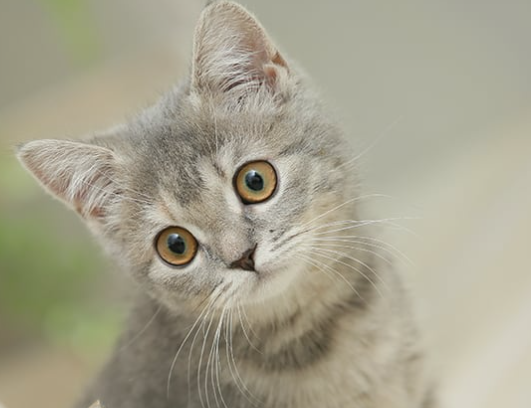
#> input picture ver2/img/_src/cat-kitten.png, 531 x 408 px; its folder holds 3 pictures in this run
$ python crop-photos.py
#> lines starting #> are read from the running program, lines starting #| are printed output that depends on the picture; after the words box and inside, x2 and y2 are one past the last pixel; in counts of white or black regions, pixels touching at a corner belong together
"""
ねこ写真の切り抜きスクリプト。

    cd ver2 && python build/crop-photos.py

img/_src/*.png（元画像）から、サイトで使う img/*.jpg を生成する。
顔の位置がずれたときは HEADS の座標だけ直して、これを流し直せばよい。

必要なもの: Pillow
"""
from pathlib import Path
from PIL import Image, ImageDraw, ImageFilter

SRC = Path(__file__).resolve().parent.parent / 'img' / '_src'
OUT = Path(__file__).resolve().parent.parent / 'img'

# 元画像における顔（耳を含む頭部）の範囲と、正方形の中で頭部が占める割合。
#   (left, top, right, bottom, frac)
#   frac を小さくすると引きに、大きくすると寄りになる。
#   耳が円からはみ出すときは frac を下げる。
HEADS = {
    'cat-kitten': (55, 15, 345, 340, 0.84),   # 首をかしげた子ねこ
    'cat-silver': (58, 35, 322, 315, 0.66),   # シルバータビー（耳が外側にあるので引き気味）
}

TARGET = 480      # 出力する正方形の一辺
FEATHER = 40      # 元画像の縁をぼかす幅（背景の継ぎ目を消す）
BLUR = 30         # 背景に敷くぼかしの強さ
QUALITY = 88


def face_square(name: str, head: tuple[int, int, int, int, float]) -> None:
    """顔を中心にした正方形を作る。元画像が足りない部分は、
    同じ写真をぼかしたもので埋めて、縁を羽根ぼかしでなじませる。"""
#> called with name = 'cat-kitten', head = (55, 15, 345, 340, 0.84)
    im = Image.open(SRC / f'{name}.png').convert('RGB')
    hx0, hy0, hx1, hy1, frac = head
    scale = TARGET * frac / max(hx1 - hx0, hy1 - hy0)

    w, h = round(im.width * scale), round(im.height * scale)
#> w = 659; h = 506
    front = im.resize((w, h), Image.LANCZOS)
    ox = round(TARGET / 2 - (hx0 + hx1) / 2 * scale)
    oy = round(TARGET / 2 - (hy0 + hy1) / 2 * scale)

    # 背景: 元画像を大きめに拡大してぼかす（色が自然につながる）
    r = max(TARGET / im.width, TARGET / im.height) * 1.6
#> r = 1.88
    bw, bh = round(im.width * r), round(im.height * r)
#> bw = 1000; bh = 768
    back = im.resize((bw, bh), Image.LANCZOS)
    l, t = (bw - TARGET) // 2, (bh - TARGET) // 2
#> l = 260; t = 144
    back = back.crop((l, t, l + TARGET, t + TARGET)).filter(ImageFilter.GaussianBlur(BLUR))
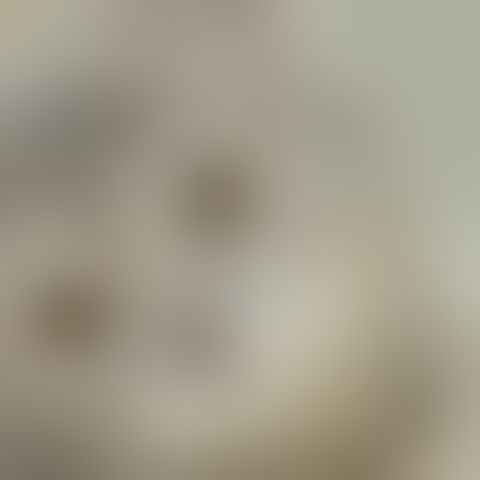
#> back: PIL image 480x480 RGB; mean R, G, B 161.4, 155.1, 138.3

    mask = Image.new('L', (w, h), 0)
#> mask: PIL image 659x506 L; every value is 0
    ImageDraw.Draw(mask).rectangle((FEATHER, FEATHER, w - FEATHER, h - FEATHER), fill=255)
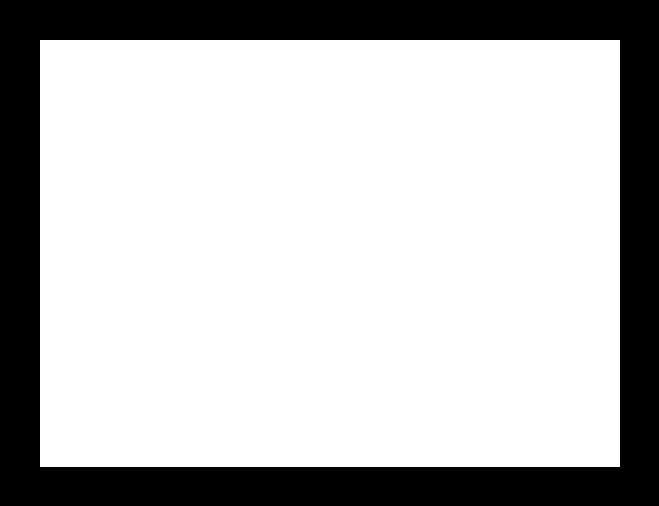
#> mask: PIL image 659x506 L; 74.3% white; 1 black region, box (x1, y1, x2, y2) and area: (0, 0, 659, 506) 85794
    back.paste(front, (ox, oy), mask.filter(ImageFilter.GaussianBlur(FEATHER * 0.55)))
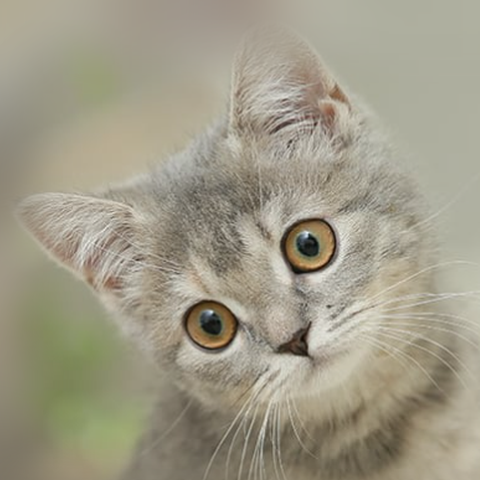
#> back: PIL image 480x480 RGB; mean R, G, B 159.6, 154.5, 135.5

    dst = OUT / f'{name}.jpg'
    back.save(dst, 'JPEG', quality=QUALITY, optimize=True, progressive=True)
    print(f'{dst.name}  {TARGET}x{TARGET}  scale={scale:.3f}  offset=({ox}, {oy})')


def passthrough(name: str) -> None:
    """切り抜かず、JPEGに変換するだけ（横長の写真バンド用）。"""
    im = Image.open(SRC / f'{name}.png').convert('RGB')
    dst = OUT / f'{name}.jpg'
    im.save(dst, 'JPEG', quality=QUALITY, optimize=True, progressive=True)
    print(f'{dst.name}  {im.width}x{im.height}')


if __name__ == '__main__':
    for name, head in HEADS.items():
        face_square(name, head)
#> pass 2 of the loop `for name, head in HEADS.items():`:
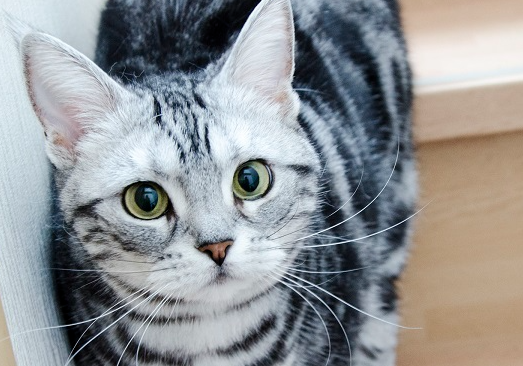
#> input picture ver2/img/_src/cat-silver.png, 523 x 366 px
#> front: PIL image 592x414 RGB
#> in face_square (call 2), `ImageDraw.Draw(mask).rectangle((FEATHER, FEATHER, w - FEATHER, h - FEA..`:
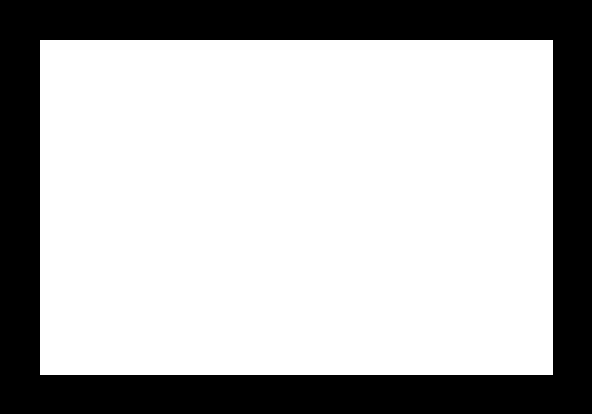
#> mask: PIL image 592x414 L; 70.1% white; 1 black region, box (x1, y1, x2, y2) and area: (0, 0, 592, 414) 73233
#> in face_square (call 2), `back.paste(front, (ox, oy), mask.filter(ImageFilter.GaussianBlur(FEATH..`:
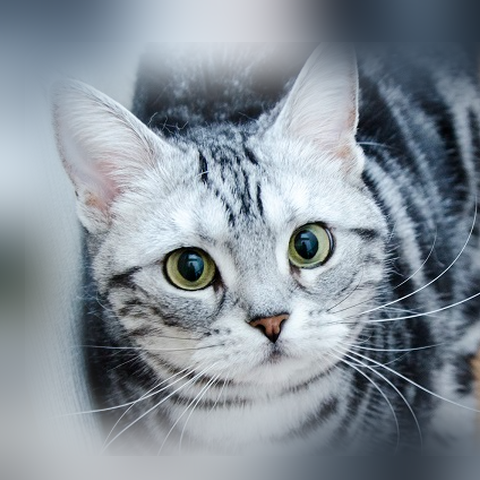
#> back: PIL image 480x480 RGB; mean R, G, B 134.2, 144.1, 153.3
    passthrough('cat-duo')
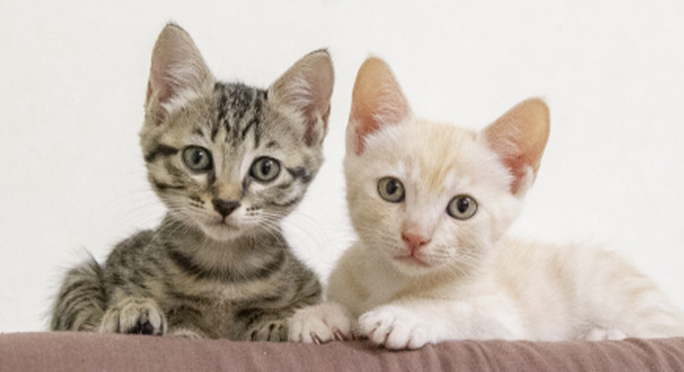
#> input picture ver2/img/_src/cat-duo.png, 684 x 372 px
#| cat-duo.jpg  684x372
